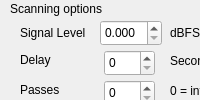
  <widget class="QDockWidget" name="scanOptions">
   <property name="minimumSize">
    <size>
     <width>200</width>
     <height>100</height>
    </size>
   </property>
   <property name="maximumSize">
    <size>
     <width>320</width>
     <height>200</height>
    </size>
   </property>
   <property name="allowedAreas">
    <set>Qt::RightDockWidgetArea</set>
   </property>
   <attribute name="dockWidgetArea">
    <number>2</number>
   </attribute>
   <widget class="QWidget" name="dockWidgetContents_3">
    <property name="maximumSize">
     <size>
      <width>330</width>
      <height>200</height>
     </size>
    </property>
    <widget class="QLabel" name="label_56">
     <property name="geometry">
      <rect>
       <x>10</x>
       <y>0</y>
       <width>111</width>
       <height>17</height>
      </rect>
     </property>
     <property name="text">
      <string>Scanning options</string>
     </property>
    </widget>
    <widget class="QDoubleSpinBox" name="doubleSpinBox_3">
     <property name="geometry">
      <rect>
       <x>100</x>
       <y>20</y>
       <width>62</width>
       <height>26</height>
      </rect>
     </property>
     <property name="decimals">
      <number>3</number>
     </property>
     <property name="maximum">
      <double>999999999.998999953269958</double>
     </property>
     <property name="singleStep">
      <double>0.001000000000000</double>
     </property>
    </widget>
    <widget class="QLabel" name="label_16">
     <property name="geometry">
      <rect>
       <x>20</x>
       <y>25</y>
       <width>81</width>
       <height>16</height>
      </rect>
     </property>
     <property name="text">
      <string>Signal Level</string>
     </property>
    </widget>
    <widget class="QLabel" name="label_17">
     <property name="geometry">
      <rect>
       <x>170</x>
       <y>25</y>
       <width>31</width>
       <height>16</height>
      </rect>
     </property>
     <property name="text">
      <string>dBFS</string>
     </property>
    </widget>
    <widget class="QLabel" name="label_18">
     <property name="geometry">
      <rect>
       <x>170</x>
       <y>53</y>
       <width>51</width>
       <height>16</height>
      </rect>
     </property>
     <property name="text">
      <string>Seconds</string>
     </property>
    </widget>
    <widget class="QLabel" name="label_28">
     <property name="geometry">
      <rect>
       <x>20</x>
       <y>52</y>
       <width>81</width>
       <height>16</height>
      </rect>
     </property>
     <property name="text">
      <string>Delay</string>
     </property>
    </widget>
    <widget class="QSpinBox" name="spinBox_2">
     <property name="geometry">
      <rect>
       <x>104</x>
       <y>50</y>
       <width>51</width>
       <height>26</height>
      </rect>
     </property>
    </widget>
    <widget class="QLabel" name="label_29">
     <property name="geometry">
      <rect>
       <x>170</x>
       <y>83</y>
       <width>71</width>
       <height>16</height>
      </rect>
     </property>
     <property name="text">
      <string>0 = infinite</string>
     </property>
    </widget>
    <widget class="QLabel" name="label_30">
     <property name="geometry">
      <rect>
       <x>20</x>
       <y>82</y>
       <width>81</width>
       <height>16</height>
      </rect>
     </property>
     <property name="text">
      <string>Passes</string>
     </property>
    </widget>
    <widget class="QSpinBox" name="spinBox_3">
     <property name="geometry">
      <rect>
       <x>104</x>
       <y>80</y>
       <width>51</width>
       <height>26</height>
      </rect>
     </property>
    </widget>
    <widget class="QRadioButton" name="radioButton_2">
     <property name="geometry">
      <rect>
       <x>20</x>
       <y>110</y>
       <width>61</width>
       <height>23</height>
      </rect>
     </property>
     <property name="text">
      <string>Wait</string>
     </property>
    </widget>
    <widget class="QRadioButton" name="radioButton_3">
     <property name="geometry">
      <rect>
       <x>80</x>
       <y>110</y>
       <width>61</width>
       <height>23</height>
      </rect>
     </property>
     <property name="text">
      <string>Record</string>
     </property>
    </widget>
    <widget class="QRadioButton" name="radioButton_4">
     <property name="geometry">
      <rect>
       <x>150</x>
       <y>110</y>
       <width>61</width>
       <height>23</height>
      </rect>
     </property>
     <property name="text">
      <string>Aggr</string>
     </property>
    </widget>
    <widget class="QRadioButton" name="radioButton_5">
     <property name="geometry">
      <rect>
       <x>210</x>
       <y>110</y>
       <width>61</width>
       <height>23</height>
      </rect>
     </property>
     <property name="text">
      <string>Log</string>
     </property>
    </widget>
    <widget class="Line" name="line_5">
     <property name="geometry">
      <rect>
       <x>0</x>
       <y>120</y>
       <width>311</width>
       <height>41</height>
      </rect>
     </property>
     <property name="orientation">
      <enum>Qt::Horizontal</enum>
     </property>
    </widget>
   </widget>
  </widget>
